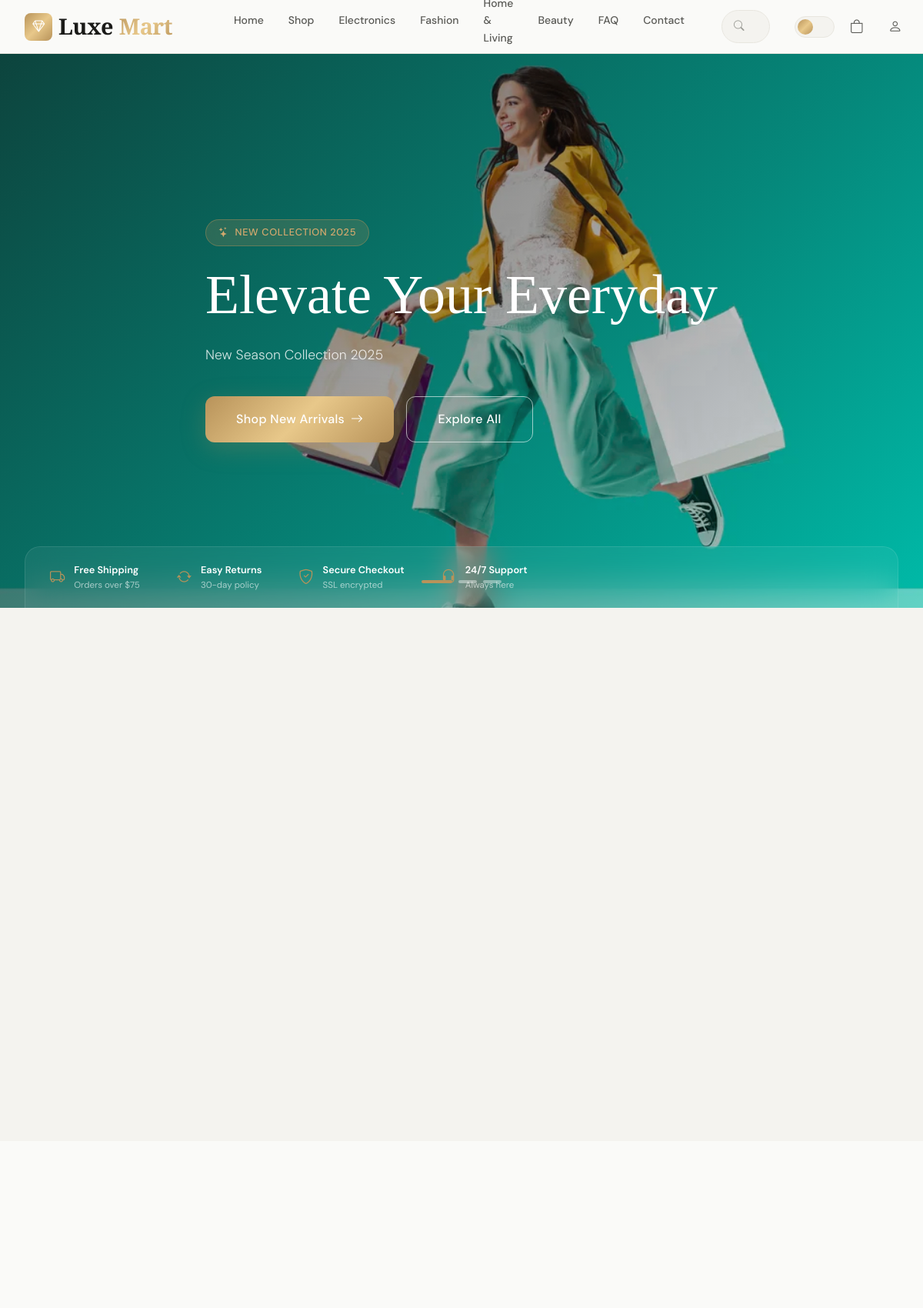
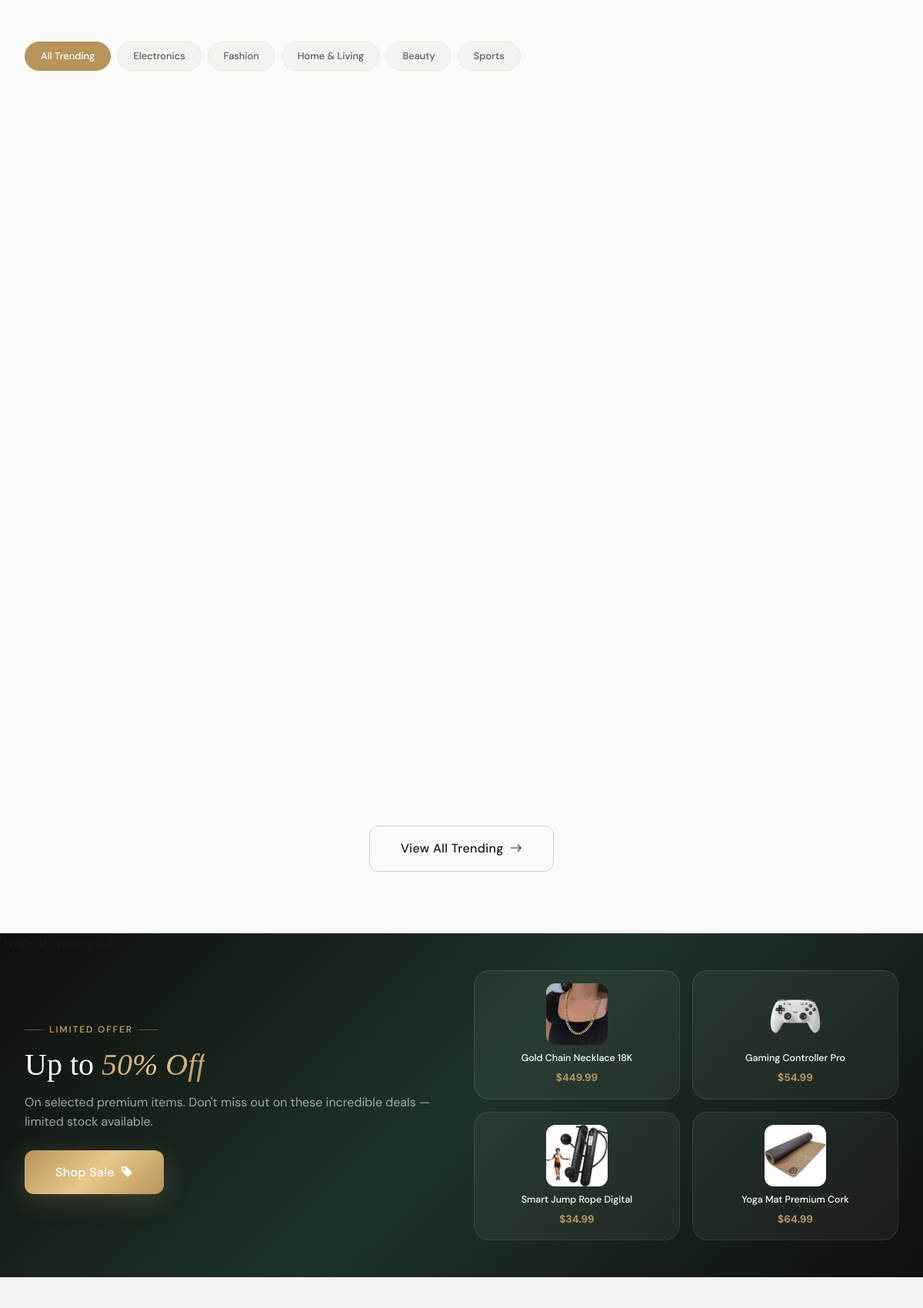
The page / (upper part) on the database its author committed (2 pictures, top to bottom).
### store/models.py (models this page shows, shortened)
class Category(models.Model):
    name = models.CharField(max_length=200, unique=True)
    slug = models.SlugField(max_length=200, unique=True, blank=True)
    description = models.TextField(blank=True)
    image = models.ImageField(upload_to='categories/', blank=True, null=True)
    icon = models.CharField(max_length=100, blank=True, help_text='Bootstrap icon class e.g. bi-laptop')
    parent = models.ForeignKey('self', on_delete=models.SET_NULL, null=True, blank=True, related_name='children')
    is_active = models.BooleanField(default=True)
    order = models.IntegerField(default=0)
    created_at = models.DateTimeField(auto_now_add=True)
    class Meta:
        verbose_name_plural = 'Categories'
        ordering = ['order', 'name']
    def get_absolute_url(self):
        return reverse('store:category', kwargs={'slug': self.slug})
    @property
    def product_count(self):
        return self.products.filter(is_active=True).count()

class Banner(models.Model):
    title = models.CharField(max_length=200)
    subtitle = models.CharField(max_length=300, blank=True)
    description = models.TextField(blank=True)
    image = models.ImageField(upload_to='banners/')
    cta_text = models.CharField(max_length=100, default='Shop Now')
    cta_url = models.CharField(max_length=300, blank=True)
    badge_text = models.CharField(max_length=100, blank=True)
    is_active = models.BooleanField(default=True)
    order = models.IntegerField(default=0)
    created_at = models.DateTimeField(auto_now_add=True)
    class Meta:
        ordering = ['order']

class Product(models.Model):
    STOCK_STATUS = [
        ('in_stock', 'In Stock'),
        ('low_stock', 'Low Stock'),
        ('out_of_stock', 'Out of Stock'),
        ('pre_order', 'Pre Order'),
    ]
    id = models.UUIDField(primary_key=True, default=uuid.uuid4, editable=False)
    category = models.ForeignKey(Category, on_delete=models.CASCADE, related_name='products')
    brand = models.ForeignKey(Brand, on_delete=models.SET_NULL, null=True, blank=True)
    name = models.CharField(max_length=300)
    slug = models.SlugField(max_length=300, unique=True, blank=True)
    description = models.TextField()
    short_description = models.CharField(max_length=500, blank=True)
    sku = models.CharField(max_length=100, unique=True, blank=True)
    price = models.DecimalField(max_digits=10, decimal_places=2)
    discount_price = models.DecimalField(max_digits=10, decimal_places=2, null=True, blank=True)
    discount_percent = models.IntegerField(default=0)
    stock_quantity = models.IntegerField(default=0)
    stock_status = models.CharField(max_length=20, choices=STOCK_STATUS, default='in_stock')
    image = models.ImageField(upload_to='products/', blank=True, null=True)
    is_active = models.BooleanField(default=True)
    is_featured = models.BooleanField(default=False)
    is_trending = models.BooleanField(default=False)
    is_new_arrival = models.BooleanField(default=False)
    is_best_seller = models.BooleanField(default=False)
    meta_title = models.CharField(max_length=200, blank=True)
    meta_description = models.CharField(max_length=500, blank=True)
    created_at = models.DateTimeField(auto_now_add=True)
    updated_at = models.DateTimeField(auto_now=True)
    specifications = models.JSONField(default=dict, blank=True)
    class Meta:
        ordering = ['-created_at']
        indexes = [
            models.Index(fields=['slug']),
            models.Index(fields=['is_active', 'is_featured']),
            models.Index(fields=['category']),
        ]
    def get_absolute_url(self):
        return reverse('store:product_detail', kwargs={'slug': self.slug})
    @property
    def current_price(self):
        return self.discount_price if self.discount_price else self.price
    @property
    def savings(self):
        if self.discount_price:
            return self.price - self.discount_price
        return 0
    @property
    def average_rating(self):
        reviews = self.reviews.filter(is_approved=True)
        if reviews.exists():
            return round(reviews.aggregate(models.Avg('rating'))['rating__avg'], 1)
        return 0
    @property
    def review_count(self):
        return self.reviews.filter(is_approved=True).count()
    @property
    def main_image(self):
        gallery = self.gallery.filter(is_primary=True).first()
        if gallery:
            return gallery.image
        gallery = self.gallery.first()
        if gallery:
            return gallery.image
        return self.image

### store/views.py (the view)
# urls.py: path('', views.home, name='home'),
def home(request):
    banners = Banner.objects.filter(is_active=True)[:5]
    featured_products = Product.objects.filter(
        is_active=True, is_featured=True
    ).prefetch_related('gallery')[:8]
    trending_products = Product.objects.filter(
        is_active=True, is_trending=True
    ).prefetch_related('gallery')[:8]
    new_arrivals = Product.objects.filter(
        is_active=True, is_new_arrival=True
    ).prefetch_related('gallery')[:8]
    categories = Category.objects.filter(is_active=True, parent=None).order_by('order')[:8]
    best_sellers = Product.objects.filter(
        is_active=True, is_best_seller=True
    ).prefetch_related('gallery')[:4]
    testimonials = Review.objects.filter(
        is_approved=True
    ).select_related('user', 'product').order_by('-created_at')[:6]
    return render(request, 'store/home.html', {
        'banners': banners,
        'featured_products': featured_products,
        'trending_products': trending_products,
        'new_arrivals': new_arrivals,
        'categories': categories,
        'best_sellers': best_sellers,
        'testimonials': testimonials,
    })

### templates/store/home.html (shortened to what this page needs)
{% extends 'base.html' %}
{% load static %}
{% load humanize %}
{% block content %}
<section class="hero-section">
  <div class="hero-slider">
    {% if banners %}
      {% for banner in banners %}
      <div class="hero-slide {% if forloop.first %}active{% endif %}">
        <div class="hero-content">
          {% if banner.badge_text %}
          <div class="hero-badge">
            <i class="bi bi-stars"></i> {{ banner.badge_text }}
          </div>
          {% endif %}
          <h1 class="hero-title">{{ banner.title }}</h1>
          {% if banner.subtitle %}<p class="hero-description">{{ banner.subtitle }}</p>{% endif %}
          <div class="hero-cta">
            <a href="{{ banner.cta_url|default:'#' }}" class="btn-luxe btn-primary btn-lg">
              {{ banner.cta_text }} <i class="bi bi-arrow-right"></i>
            </a>
            <a href="{% url 'store:product_list' %}" class="btn-luxe btn-outline btn-lg">
              Explore All
            </a>
          </div>
        </div>
      </div>
      {% endfor %}
    {% endif %}
  </div>
  {% if banners|length > 1 %}
  <div class="hero-indicators">
    {% for banner in banners %}
    <button class="hero-dot {% if forloop.first %}active{% endif %}" data-index="{{ forloop.counter0 }}"></button>
    {% endfor %}
  </div>
  {% endif %}
  <div style="position:absolute;bottom:0;left:0;right:0;z-index:5;">
    <div class="container">
      <div style="background:rgba(255,255,255,0.06);backdrop-filter:blur(20px);border:1px solid rgba(255,255,255,0.1);border-bottom:none;border-radius:var(--radius-lg) var(--radius-lg) 0 0;padding:1.25rem 2rem;display:flex;gap:3rem;flex-wrap:wrap;">
        <div style="display:flex;align-items:center;gap:0.75rem;color:white;">
          <i class="bi bi-truck" style="color:var(--gold);font-size:1.2rem;"></i>
          <div><div style="font-size:0.8rem;font-weight:600;">Free Shipping</div><div style="font-size:0.72rem;opacity:0.6;">Orders over $75</div></div>
        </div>
        <div style="display:flex;align-items:center;gap:0.75rem;color:white;">
          <i class="bi bi-arrow-repeat" style="color:var(--gold);font-size:1.2rem;"></i>
          <div><div style="font-size:0.8rem;font-weight:600;">Easy Returns</div><div style="font-size:0.72rem;opacity:0.6;">30-day policy</div></div>
        </div>
        <div style="display:flex;align-items:center;gap:0.75rem;color:white;">
          <i class="bi bi-shield-check" style="color:var(--gold);font-size:1.2rem;"></i>
          <div><div style="font-size:0.8rem;font-weight:600;">Secure Checkout</div><div style="font-size:0.72rem;opacity:0.6;">SSL encrypted</div></div>
        </div>
        <div style="display:flex;align-items:center;gap:0.75rem;color:white;">
          <i class="bi bi-headset" style="color:var(--gold);font-size:1.2rem;"></i>
          <div><div style="font-size:0.8rem;font-weight:600;">24/7 Support</div><div style="font-size:0.72rem;opacity:0.6;">Always here</div></div>
        </div>
      </div>
    </div>
  </div>
</section>
{% if categories %}
<section class="section-sm" style="background:var(--bg-secondary);padding-top:5rem;">
  <div class="container">
    <div class="categories-grid">
    </div>
  </div>
</section>
{% endif %}
{% if trending_products %}
<section class="section">
  <div class="container">
    <div class="filter-tabs mb-4">
      <a href="{% url 'store:product_list' %}?filter=trending" class="filter-tab active">All Trending</a>
      {% for cat in nav_categories|slice:":5" %}
      <a href="{{ cat.get_absolute_url }}" class="filter-tab">{{ cat.name }}</a>
      {% endfor %}
    </div>
    <div class="products-grid">
    </div>
    <div style="text-align:center;margin-top:2.5rem;">
      <a href="{% url 'store:product_list' %}?filter=trending" class="btn-luxe btn-dark-outline btn-lg">
        View All Trending <i class="bi bi-arrow-right"></i>
      </a>
    </div>
  </div>
</section>
{% endif %}
<section style="padding:3rem 0;background:linear-gradient(135deg,#0f0f0e,#1e3328,#0f0f0e);position:relative;overflow:hidden;">
  <div style="position:absolute;inset:0;opacity:0.4;"></div>
  <div class="container" style="position:relative;z-index:1;">
    <div style="display:grid;grid-template-columns:repeat(auto-fit,minmax(240px,1fr));gap:2rem;align-items:center;">
      <div style="color:white;">
        <div class="section-tag" style="justify-content:flex-start;margin-bottom:0.75rem;">Limited Offer</div>
        <h2 class="display-font" style="font-size:2.5rem;color:white;font-weight:300;margin-bottom:0.75rem;">Up to <em style="background:var(--gold-gradient);-webkit-background-clip:text;-webkit-text-fill-color:transparent;background-clip:text;">50% Off</em></h2>
        <p style="color:rgba(255,255,255,0.6);margin-bottom:1.5rem;">On selected premium items. Don't miss out on these incredible deals — limited stock available.</p>
        <a href="{% url 'store:product_list' %}?filter=sale" class="btn-luxe btn-primary btn-lg">Shop Sale <i class="bi bi-tag-fill"></i></a>
      </div>
      <div style="display:grid;grid-template-columns:1fr 1fr;gap:1rem;">
        {% for product in best_sellers|slice:":4" %}
        <a href="{{ product.get_absolute_url }}" style="background:rgba(255,255,255,0.05);border:1px solid rgba(255,255,255,0.1);border-radius:var(--radius-lg);padding:1rem;text-align:center;text-decoration:none;transition:all 0.3s;display:block;" onmouseover="this.style.background='rgba(184,147,90,0.1)'" onmouseout="this.style.background='rgba(255,255,255,0.05)'">
          {% if product.main_image %}
          <img src="{{ product.main_image.url }}" alt="{{ product.name }}" style="width:80px;height:80px;object-fit:cover;border-radius:var(--radius-md);margin-bottom:0.5rem;">
          {% else %}
          <div style="width:80px;height:80px;background:rgba(255,255,255,0.1);border-radius:var(--radius-md);margin:0 auto 0.5rem;display:flex;align-items:center;justify-content:center;font-size:1.5rem;">🛍️</div>
          {% endif %}
          <div style="color:white;font-size:0.78rem;font-weight:500;margin-bottom:0.25rem;">{{ product.name|truncatechars:30 }}</div>
          <div style="color:var(--gold);font-size:0.85rem;font-weight:700;">${{ product.current_price }}</div>
        </a>
        {% empty %}
        <div style="grid-column:span 2;text-align:center;color:rgba(255,255,255,0.4);padding:2rem;">
          <i class="bi bi-bag-heart" style="font-size:3rem;"></i>
          <p style="margin-top:1rem;">Featured deals coming soon!</p>
        </div>
        {% endfor %}
      </div>
    </div>
  </div>
</section>
{% if featured_products %}
<section class="section" style="background:var(--bg-secondary);">
</section>
{% endif %}
{% endblock %}

### templates/base.html (shortened to what this page needs)
{% load static %}
<!DOCTYPE html>
<html lang="en" data-theme="light">
<head>
  <link rel="stylesheet" href="https://cdn.jsdelivr.net/npm/bootstrap-icons@1.11.3/font/bootstrap-icons.min.css">
  <link rel="stylesheet" href="https://cdn.jsdelivr.net/npm/bootstrap@5.3.2/dist/css/bootstrap.min.css">
  <link rel="stylesheet" href="{% static 'css/main.css' %}">
</head>
<body>
<nav class="navbar-luxe" id="navbar">
  <div class="navbar-inner">
    <a href="{% url 'store:home' %}" class="logo">
      <div class="logo-icon"><i class="bi bi-gem"></i></div>
      Luxe<span>Mart</span>
    </a>
    <ul class="nav-links">
      <li><a href="{% url 'store:home' %}">Home</a></li>
      <li><a href="{% url 'store:product_list' %}">Shop</a></li>
      {% for cat in nav_categories|slice:":4" %}
      <li><a href="{{ cat.get_absolute_url }}">{{ cat.name }}</a></li>
      {% endfor %}
      <li><a href="{% url 'contact:faq' %}">FAQ</a></li>
      <li><a href="{% url 'contact:contact' %}">Contact</a></li>
    </ul>
    <div class="nav-search">
      <form action="{% url 'store:search' %}" method="get" style="margin:0;">
        <input type="text" name="q" id="navSearchInput"
               placeholder="Search products, brands…"
               value="{{ request.GET.q|default:'' }}"
               autocomplete="off">
      </form>
    </div>
    <div class="nav-actions">
      <button class="theme-toggle" id="themeToggle" title="Toggle dark mode" aria-label="Toggle theme"></button>
      <button class="nav-btn" id="cartToggleBtn" title="Cart">
        <i class="bi bi-bag" style="font-size:1.1rem;"></i>
      </button>
      {% if user.is_authenticated %}
      <div style="position:relative;" class="user-dropdown-wrap">
        <button class="nav-btn" id="userMenuBtn" title="Account">
          {% if user.avatar %}
          <img src="{{ user.avatar.url }}" alt="" style="width:28px;height:28px;border-radius:50%;object-fit:cover;">
          {% else %}
          <i class="bi bi-person-circle" style="font-size:1.1rem;"></i>
          {% endif %}
        </button>
        <div class="user-dropdown" id="userDropdown">
          <div class="user-dropdown-header">
            <strong>{{ user.get_full_name|default:user.email }}</strong>
            <span style="font-size:0.75rem;color:var(--text-muted);">{{ user.email }}</span>
          </div>
          <a href="{% url 'users:dashboard' %}"><i class="bi bi-speedometer2"></i> Dashboard</a>
          <a href="{% url 'users:profile' %}"><i class="bi bi-person"></i> Profile</a>
          <a href="{% url 'orders:order_list' %}"><i class="bi bi-bag-check"></i> My Orders</a>
          <a href="{% url 'wishlist:list' %}"><i class="bi bi-heart"></i> Wishlist</a>
          {% if user.is_staff %}
          <a href="/admin/" style="color:var(--gold);"><i class="bi bi-shield-check"></i> Admin Panel</a>
          {% endif %}
          <div style="border-top:1px solid var(--border);margin:0.25rem 0;"></div>
          <a href="{% url 'users:logout' %}" style="color:#ef4444;"><i class="bi bi-box-arrow-right"></i> Logout</a>
        </div>
      </div>
      {% else %}
      <a href="{% url 'users:login' %}" class="nav-btn" title="Login">
        <i class="bi bi-person" style="font-size:1.1rem;"></i>
      </a>
      {% endif %}
    </div>
  </div>
</nav>
<div class="page-wrapper">
  {% block content %}{% endblock %}
</div>
</body>
</html>

### templates/includes/product_card.html (shortened to what this page needs)
{% load static %}

### rows shown on the page
Category: name "Electronics"
Category: name "Fashion"
Category: name "Beauty"
Banner: badge_text "NEW COLLECTION 2025", title "Elevate Your Everyday", subtitle "New Season Collection 2025", cta_text "Shop New Arrivals"
Category: name "Home & Living"
Category: name "Sports"
Product: main_image (picture), name "Gold Chain Necklace 18K", current_price "449.99"
Product: main_image (picture), name "Gaming Controller Pro", current_price "54.99"
Product: main_image (picture), name "Smart Jump Rope Digital", current_price "34.99"
Product: main_image (picture), name "Yoga Mat Premium Cork", current_price "64.99"
